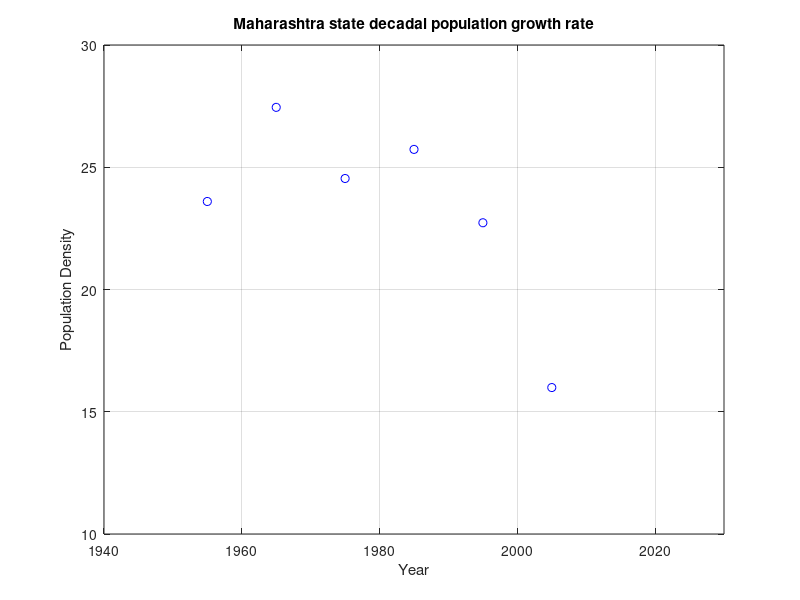

The MATLAB source for this figure: (Note: this script raises an error after producing the figure.)
clear; close all; clc;
format short
x=[1 2 3 4 5 6];
y=[23.6 27.45 24.54 25.73 22.73 15.99];
x1 = x.*10 + 1945;
plot(x1,y,'bo')
title ('Maharashtra state decadal population growth rate');
xlabel ('Year');
ylabel ('Population Density');
xlim ([1940 2030]);
ylim ([10 30]);
grid on
hold on
n = length(x)-1;
X = zeros(n);
chi_2 = zeros(n,1);
for k = 1 : n
    A = zeros(k+1);
    B = zeros(k+1,1);
    for i = 1 : k+1
        for j = i:k+i
            A(i,j-i+1) = sum (x.^(j-1)); 
        end
        B(i,:)=sum(x.^(i-1).*y);
    end
    X(1:k+1,k)=A\B;
    x2 =-1:0.1:8;
    y2 =(PolyEval(flip((X(1:k+1,k))'),x2));
    x3 = x2.*10+1945;
    plot(x3,y2,'k--')
    pol = PolyEval(flip((X(1:k+1,k))'),x);
    chi_2 (k)= sum(sum(((y-pol).^2)./y));
end
[m,n] = min(chi_2(2:end));
x2 =-1:0.1:8;
y2 =(PolyEval(flip((X(1:n+2,n+1))'),x2));
x3 = x2.*10+1945;
x = 7;
y = (PolyEval(flip((X(1:n+2,n+1))'),x));
disp(y)
plot(x3,y2,'r-',x,y,'ro')
legend('data','Liinear','2nd Degree','3rd Degree','4th Degree','5th Degree','3deg fit','2011-2020','location','northeast')